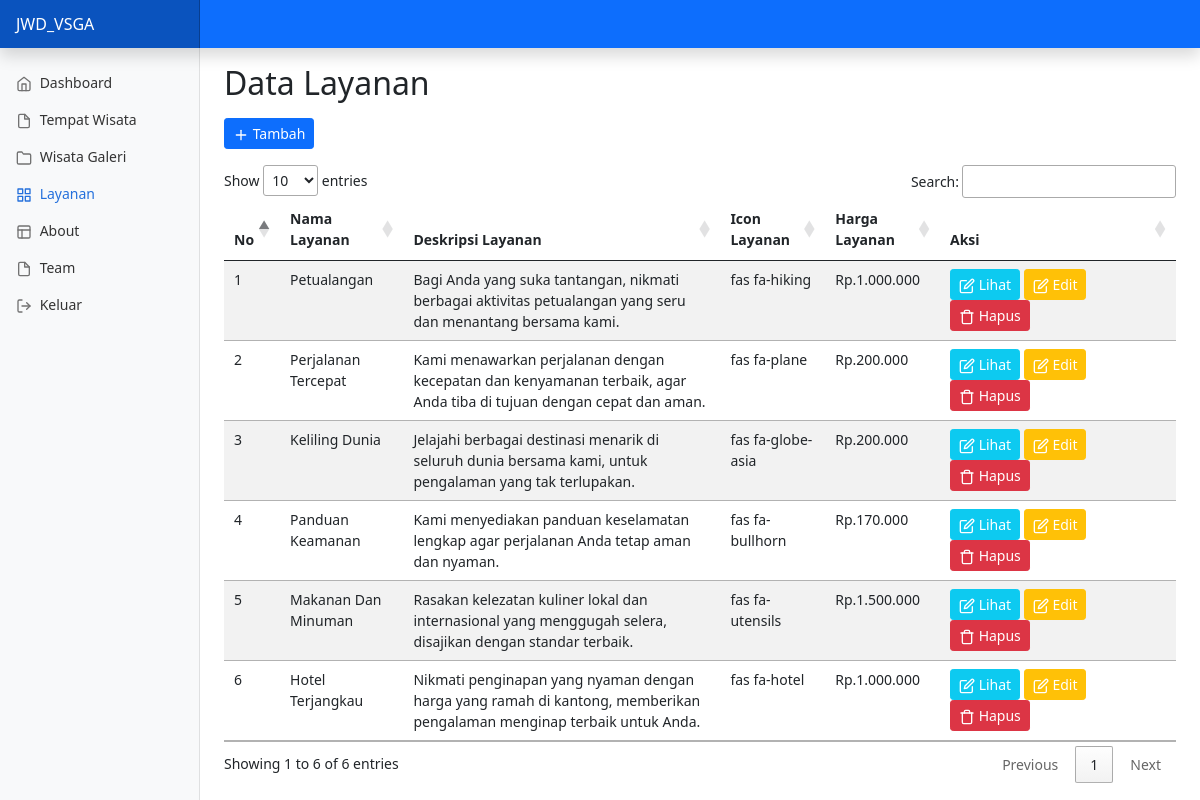
/admin.php?data-service (signed in), run on the app's committed database.
### tables this page shows
CREATE TABLE `services` (
  `service_id` int(11) NOT NULL,
  `service_name` varchar(128) NOT NULL,
  `service_price` int(11) NOT NULL,
  `service_description` varchar(255) NOT NULL,
  `service_icon` varchar(50) DEFAULT NULL
);

### config/function.php (called while the page is built, shortened)
<?php
function money($str)
{
    return 'Rp.' . number_format($str, 0, ',', '.');
}

### admin/service.php (the view, shortened to what this page needs)
<h2 class="mt-3">Data Layanan</h2>
<a href="" class="btn btn-sm btn-primary mt-2" data-bs-toggle="modal" data-bs-target="#addModal"><i
        data-feather="plus"></i> Tambah</a>
<div class="table-responsive mt-3">
    <table class="table table-striped table-sm">
        <thead>
            <tr>
                <th scope="col" width="5">No</th>
                <th scope="col">Nama Layanan</th>
                <th scope="col">Deskripsi Layanan</th>
                <th scope="col">Icon Layanan</th>
                <th scope="col">Harga Layanan</th>
                <th scope="col" width="200">Aksi</th>
            </tr>
        </thead>
        <tbody>
            <?php
            $n=1;
            $query = mysqli_query($con,"SELECT * FROM services ORDER BY service_id DESC")or die(mysqli_error($con));
            while($row = mysqli_fetch_array($query)):
            ?>
            <tr>
                <td><?= $n++; ?></td>
                <td><?= $row['service_name']; ?></td>
                <td><?= $row['service_description']; ?></td>
                <td><?= $row['service_icon']; ?></td>
                <td><?= money($row['service_price']); ?></td>
                <td>
                    <button class="btn btn-sm btn-info text-white" onclick="lihatData(<?= $row['service_id'] ?>)">
                        <i data-feather="edit"></i>
                        Lihat
                    </button>
                    <button class="btn btn-sm btn-warning text-white" onclick="editData(<?= $row['service_id'] ?>)">
                        <i data-feather="edit"></i>
                        Edit
                    </button>
                    <button class="btn btn-sm btn-danger" onclick="deleteData(<?= $row['service_id'] ?>)">
                        <i data-feather="trash"></i>
                        Hapus
                    </button>
                </td>
            </tr>
            <?php
            endwhile;
            ?>
        </tbody>
    </table>
</div>

### assets/css/dashboard.css (style rules this page uses)
body { font-size: .875rem; }
.feather { width: 16px; height: 16px; vertical-align: text-bottom; }

### data on the page
services: service_name "Petualangan", service_description "Bagi Anda yang suka tantangan, nikmati berbagai aktivitas petualangan yang seru dan menantang bersama kami.", service_icon "fas fa-hiking", service_price "Rp.1.000.000"
services: service_name "Perjalanan Tercepat", service_description "Kami menawarkan perjalanan dengan kecepatan dan kenyamanan terbaik, agar Anda tiba di tujuan dengan cepat dan aman.", service_icon "fas fa-plane", service_price "Rp.200.000"
services: service_name "Keliling Dunia", service_description "Jelajahi berbagai destinasi menarik di seluruh dunia bersama kami, untuk pengalaman yang tak terlupakan.", service_icon "fas fa-globe-asia", service_price "Rp.200.000"
services: service_name "Panduan Keamanan", service_description "Kami menyediakan panduan keselamatan lengkap agar perjalanan Anda tetap aman dan nyaman.", service_icon "fas fa-bullhorn", service_price "Rp.170.000"
services: service_name "Makanan Dan Minuman", service_description "Rasakan kelezatan kuliner lokal dan internasional yang menggugah selera, disajikan dengan standar terbaik.", service_icon "fas fa-utensils", service_price "Rp.1.500.000"
services: service_name "Hotel Terjangkau", service_description "Nikmati penginapan yang nyaman dengan harga yang ramah di kantong, memberikan pengalaman menginap terbaik untuk Anda.", service_icon "fas fa-hotel", service_price "Rp.1.000.000"
